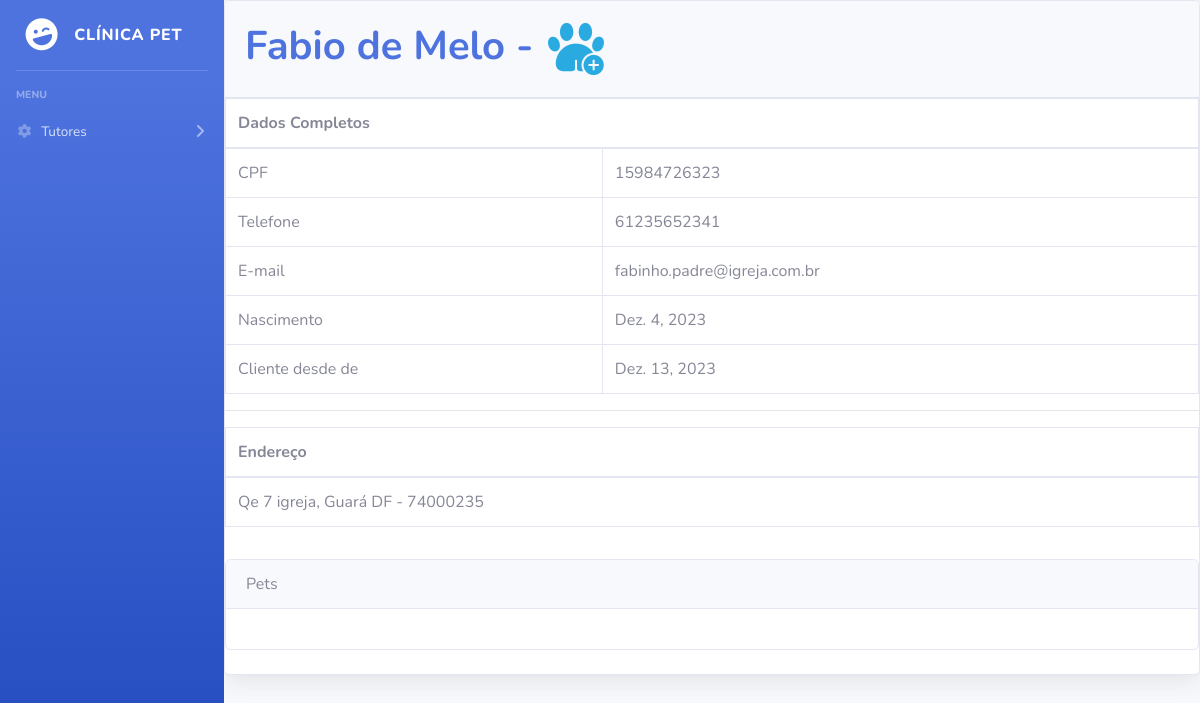
Screenshot of /tutor_unico/8/ (signed in) with the database file from the repository.
### app/models.py (models this page shows, shortened)
class Tutor(models.Model):
    nome = models.CharField(max_length=100, null=False, blank=False)
    cpf = models.CharField(max_length=11, null=False, blank=False, unique=True)
    contato = models.CharField(max_length=11)
    email = models.EmailField(null=False, blank=False, unique=True)
    endereco = models.OneToOneField(Endereco, on_delete=models.CASCADE)
    data_de_nascimento = models.DateField(null=False, blank=False)
    data_de_cadastro = models.DateField(auto_now_add=True)

class Endereco(models.Model):
    cep = models.CharField(max_length=9)
    cidade = models.CharField(max_length=150)
    estado = models.CharField(max_length=50)
    complemento = models.CharField(max_length=100)

### app/views.py (the view)
# urls.py: path('tutor_unico/<int:id_tutor>/', tutor_unico, name='tutor_unico'),
@login_required
def tutor_unico(request, id_tutor):
    tutor = Tutor.objects.filter(pk=id_tutor).first()
    context = {
        'tutor': tutor,
    }
    return render(request, 'tutor/tutor_unico.html', context)

### app/templates/tutor/tutor_unico.html (shortened to what this page needs)
{% extends "base.html" %}
{% load static %}
{% block conteudo %}
    <div class="card shadow mb-4">
        <div class="card-header py-3">
            <h1 class="m-0 font-weight-bold text-primary">{{tutor.nome}} - <a href="{% url 'pet_cadastrar' tutor.id %}"><img src="{% static 'img/paw-print.png' %}" alt=""></a></h1>
        </div>
        <div class="form-group">
            <div class="table-responsive">
                <table class="table table-bordered">
                    <thead>
                        <tr>
                            <th colspan="2">Dados Completos</th>
                        </tr>
                    </thead>
                    <tbody>
                        <tr>
                            <td>CPF</td>
                            <td>{{ tutor.cpf }}</td>
                        </tr>
                        <tr>
                            <td>Telefone</td>
                            <td>{{ tutor.contato }}</td>
                        </tr>
                        <tr>
                            <td>E-mail</td>
                            <td>{{ tutor.email }}</td>
                        </tr>
                        <tr>
                            <td>Nascimento</td>
                            <td>{{ tutor.data_de_nascimento }}</td>
                        </tr>
                        <tr>
                            <td>Cliente desde de</td>
                            <td>{{ tutor.data_de_cadastro }}</td>
                        </tr>
                    </tbody>
                </table>
                <hr class="sidebar-divider">
                <table class="table table-bordered">
                    <thead>
                        <tr>
                            <th>Endereço</th>
                        </tr>
                    </thead>
                    <tbody>
                        <tr>
                            <td>{{ tutor.endereco.complemento }}, {{ tutor.endereco.cidade }} {{ tutor.endereco.estado }} - {{ tutor.endereco.cep }}</td>
                        </tr>
                    </tbody>
                </table>
            </div>
        </div>
        <div class="card mb-4">
            <div class="card-header">
                Pets
            </div>
            <div class="card-body">
            </div>
        </div>
    </div>
{% endblock conteudo %}

### rows the page displays
Tutor: nome "Fabio de Melo", cpf "15984726323", contato "61235652341", email "fabinho.padre@igreja.com.br", data_de_nascimento "Dez. 4, 2023", data_de_cadastro "Dez. 13, 2023", endereco.complemento "Qe 7 igreja", endereco.cidade "Guará", endereco.estado "DF", endereco.cep "74000235"
